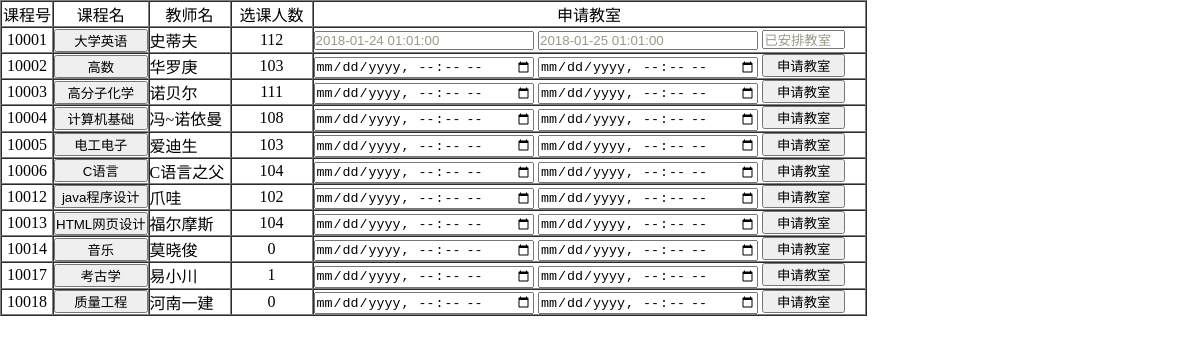
The app's page /系统/cors_display.php (signed in) with its own data.
### tables this page shows
CREATE TABLE `cors_info`  (
  `cors_no` int(11) NOT NULL AUTO_INCREMENT COMMENT '课程编号',
  `test_course` varchar(20) NOT NULL COMMENT '课程名',
  `cors_teacher` varchar(50) NOT NULL COMMENT '教师名',
  `cors_selected` int(11) NOT NULL COMMENT '选课学生总数',
  `password` int(11) NOT NULL,
  PRIMARY KEY (`cors_no`) USING BTREE,
  UNIQUE INDEX `test_course`(`test_course`) USING BTREE
);

### 系统/cors_display.php (the view, shortened to what this page needs)
<?php require_once("conn.php");		?>
<link rel="stylesheet" type="text/css" href="css/stu_display.css"/>
<?php
	$if_arreng = "select course_id from classroom_info;";
	$i = 0;
	$course_id[] = NULL;
	$select_used = $conn->query($if_arreng);
	if($select_used){
		while($row=$select_used->fetch_assoc()){
			$course_id[$i]=$course_id[$i] + $row['course_id'];
			$i = $i + 1;
		}
	}
	$sql= "select * from cors_info";
	$result = $conn->query($sql);
	if($result){
		echo "<table  border = '1'  cellspacing = '0' cellspacing = '1'  align='center'>
		<tr style='text-align:center'>
			<td width='50px'>课程号</td>
			<td>课程名</td>
			<td width='80px'>教师名</td>
			<td width='80px'>选课人数</td>
			<td>申请教室</td>
		</tr>";
	while($row = $result->fetch_assoc()){
	echo "<tr>";
	echo "<td style='text-align:center;'> {$row['cors_no']} </td>";
	echo "<td style='text-align:center;'><form  id = 'stu_display_form' action = 'select.php' method = 'post'><input style = 'width:100%' type = 'submit' name = 'course_infos' value = {$row['test_course']}></form></td>";
	echo "<td> {$row['cors_teacher']} </td>";
	echo "<td style='text-align:center;'> {$row['cors_selected']} </td>";
	echo "<td>
		<form action='classroomtest.php' method='post'>
			<input type='text'  name='cors_no' value='{$row['cors_no']}' style='display:none;' />";
	if(in_array($row['cors_no'],$course_id)){
		$select_time = "select start_time,end_time from classroom_info where course_id = '{$row['cors_no']}';";
		$start_time = NULL;
		$end_time = NULL;
		$time_result = $conn->query($select_time);
		while($time = $time_result->fetch_assoc()){
			$start_time = $time['start_time'];
			$end_time = $time['end_time'];
		}
		echo "<input type ='text' style = 'width:40%;color:#999988' value = '$start_time' onfocus=this.blur()  title = '该字段不允许修改'>
			 <input type ='text'  style = 'width:40%;color:#999988' value = '$end_time' onfocus=this.blur()  title = '该字段不允许修改'>
			 <input onfocus=this.blur() style='width:15%;color:#999988'   value='已安排教室'>";
	}else{
		echo "<input type ='datetime-local' style = 'width:40%' required name='start_time'>
			<input type ='datetime-local' style = 'width:40%' required name='end_time'>
			<input type='submit' style = 'width:15%' value='申请教室'>";
	}
	echo "</form>
		</td>";
	echo "</tr>";
	}
	echo "</table>";
		}else{
		echo "查询失败！".$conn->error;
	}
?>

### 系统/css/stu_display.css (style rules this page uses)
* { margin: 0px; padding: 0px; }

### records on screen
cors_info: cors_no "10001", course_infos "大学英语", cors_teacher "史蒂夫", cors_selected "112", value "2018-01-24 01:01:00", value "2018-01-25 01:01:00"
cors_info: cors_no "10002", course_infos "高数", cors_teacher "华罗庚", cors_selected "103"
cors_info: cors_no "10003", course_infos "高分子化学", cors_teacher "诺贝尔", cors_selected "111"
cors_info: cors_no "10004", course_infos "计算机基础", cors_teacher "冯~诺依曼", cors_selected "108"
cors_info: cors_no "10005", course_infos "电工电子", cors_teacher "爱迪生", cors_selected "103"
cors_info: cors_no "10006", course_infos "C语言", cors_teacher "C语言之父", cors_selected "104"
cors_info: cors_no "10012", course_infos "java程序设计", cors_teacher "爪哇", cors_selected "102"
cors_info: cors_no "10013", course_infos "HTML网页设计", cors_teacher "福尔摩斯", cors_selected "104"
cors_info: cors_no "10014", course_infos "音乐", cors_teacher "莫晓俊", cors_selected "0"
cors_info: cors_no "10017", course_infos "考古学", cors_teacher "易小川", cors_selected "1"
cors_info: cors_no "10018", course_infos "质量工程", cors_teacher "河南一建", cors_selected "0"
